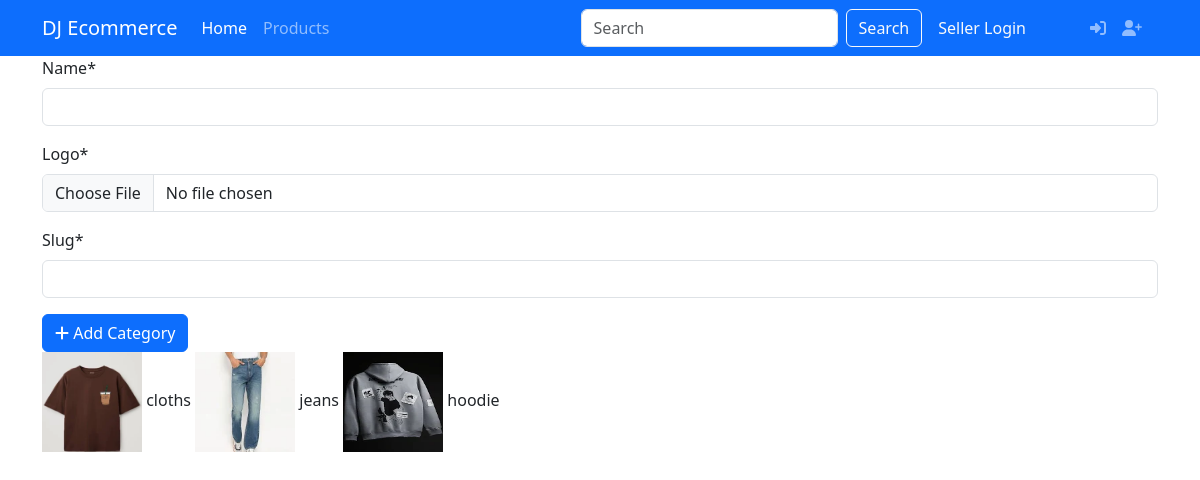
Before: /category/ with the older database file.
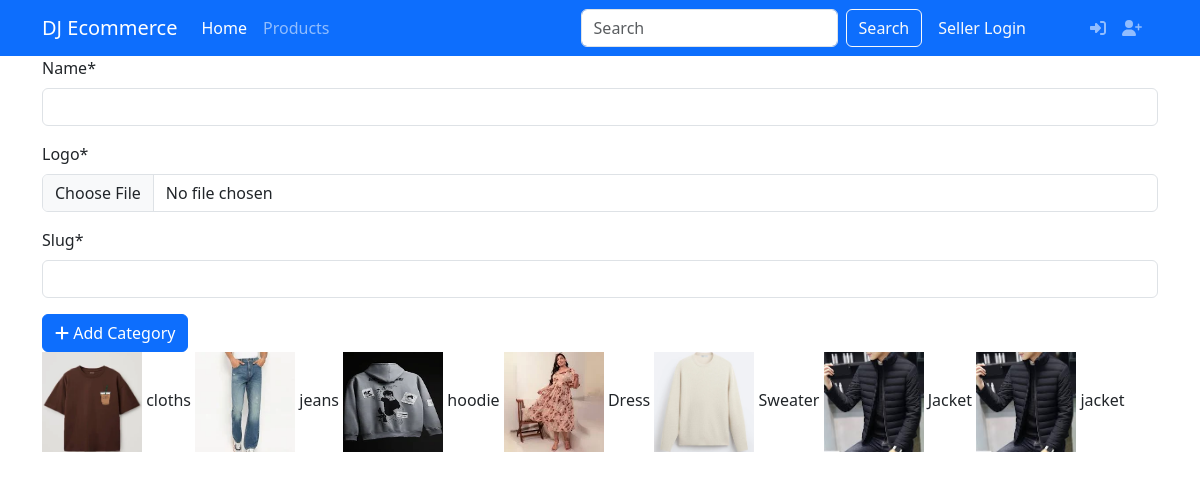
After: the same page with the newer database file.
### products/models.py (models this page shows, shortened)
class Category(models.Model):
    name = models.CharField(max_length=255)
    logo = models.ImageField(upload_to='category/')
    slug = models.SlugField(max_length=255, unique = True)

### products/views.py (the view)
# urls.py: path('category/', category_list, name='category_list'),
def category_list(request):
    return render(
        request,
        'products/category_list.html',
        {
            'categories': Category.objects.all(),
            'form': CategoryForm()
        }
    )

### products/forms.py
class CategoryForm(forms.ModelForm):
    class Meta:
        model = Category
        fields = '__all__'

### templates/products/category_list.html (shortened to what this page needs)
{% extends 'layout/base.html' %}
{% load static %}
{% load crispy_forms_tags %}
{% block content %}
<div class="container">
    <div class="row">
        <form action="{% url 'category_create' %}"
            method="post" enctype="multipart/form-data">
            {{ form|crispy }}
            <button class="btn btn-primary">
                <i class="fas fa-plus"></i> Add Category
            </button>
        </form>
    </div>
    <div class="row">
        <div class="col">
            {% for item in categories %}
                <img src="{{item.logo.url}}"
                alt="logo" width="100" height="100"
                class="rouded-5">
                {{ item.name }}
            {% empty %}
                <h4>No category available</h4>
            {% endfor %}
        </div>
    </div>
</div>
{% endblock content %}

### templates/layout/base.html (shortened to what this page needs)
<!doctype html>
<html lang="en">
<head>
    <link href="https://cdn.jsdelivr.net/npm/bootstrap@5.3.2/dist/css/bootstrap.min.css" rel="stylesheet"
 />
    <link rel="stylesheet" href="https://cdnjs.cloudflare.com/ajax/libs/font-awesome/6.2.0/css/all.min.css"
 />
</head>
<body>
    <header>
        {% include 'components/header.html' %}
    </header>
    <main>
        {% block content %}
        {% endblock content %}
    </main>
</body>
</html>

### templates/components/header.html (shortened to what this page needs)
<nav class="navbar navbar-expand-lg navbar-dark bg-primary">
    <div class="container">
        <a class="navbar-brand" href="#">DJ Ecommerce</a>
        <div class="collapse navbar-collapse" id="collapsibleNavId">
            <ul class="navbar-nav me-auto mt-2 mt-lg-0">
                <li class="nav-item">
                    <a class="nav-link active" href="#" aria-current="page">Home </a>
                </li>
                <li class="nav-item">
                    <a class="nav-link" href="{% url 'product_list' %}">Products</a>
                </li>
            </ul>
            <form class="d-flex my-2 my-lg-0">
                <input class="form-control me-sm-2" type="text" placeholder="Search" />
                <button class="btn btn-outline-light my-2 my-sm-0" type="submit">
                    Search
                </button>
            </form>
            <ul class="navbar-nav px-2">
                {% if user.is_authenticated %}
                <li class="nav-item">
                    <a class="nav-link px-2" href="#" title="cart">
                        <i class="fas fa-shopping-cart text-warning"></i>
                    </a>
                </li>
                {% if user.is_superuser %}
                <li class="nav-item">
                    <a class="nav-link" href="{% url 'admin:index' %}" title="dashboard">
                        <i class="fas fa-user"></i>
                    </a>
                </li>
                {% else %}
                {% if user.is_authenticated and user.groups.all.0.name == 'seller' %}
                <li class="nav-item">
                    <a class="nav-link" href="{% url 'seller_dashboard' %}" title="dashboard">
                        <i class="fas fa-user"></i>
                    </a>
                </li>
                {% elif user.is_authenticated and user.groups.all.0.name == 'customer' %}
                <li class="nav-item">
                    <a class="nav-link" href="{% url 'dashboard' %}" title="dashboard">
                        <i class="fas fa-user"></i>
                    </a>
                </li>
                {%endif %}
                {% endif %}
                <li class="nav-item">
                    <a class="nav-link" href="{% url 'logout' %}" title="logout">
                        <i class="fas fa-sign-out-alt text-danger"></i>
                    </a>
                </li>
                {% else %}
                <li class="nav-item">
                    <a href="{% url 'seller_login' %}" class="nav-link me-5 text-light ">Seller Login</a>
                </li>
                <li class="nav-item">
                    <a class="nav-link" href="{% url 'login' %}" title="login">
                        <i class="fas fa-sign-in-alt"></i>
                    </a>
                </li>
                <li class="nav-item">
                    <a class="nav-link" href="{% url 'register' %}" title="register">
                        <i class="fas fa-user-plus"></i>
                    </a>
                </li>
                {% endif %}
            </ul>
        </div>
    </div>
</nav>

Changed rows visible on the page:
added Category: logo (picture), name "Dress"
added Category: logo (picture), name "Sweater"
added Category: logo (picture), name "Jacket"
added Category: logo (picture), name "jacket"
